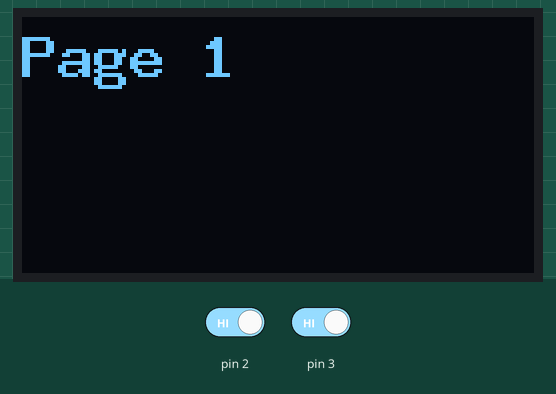
Bench run of a sketch on a simulated Arduino Uno, built with avr-gcc and run on an emulated ATmega328P. Shown: 128×64 one-colour display. The test bench sets the inputs (shaded band); at power-on: pin 2 HIGH, pin 3 HIGH.

Above: at 3.0 s.
3.1 s: pin 2 driven LOW
At 4.2 s:
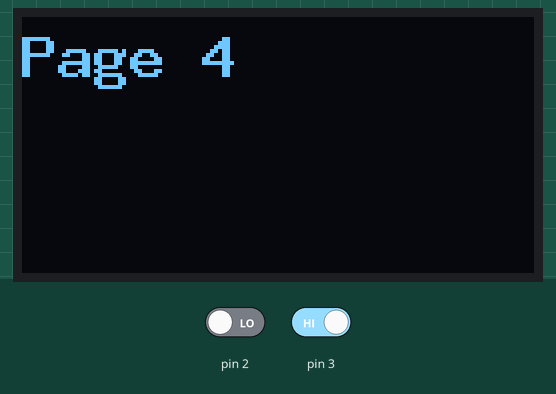
At 5.9 s:
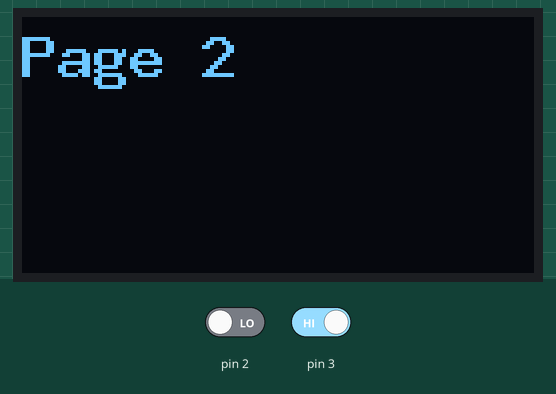
6.0 s: pin 3 driven LOW
Timing chart, 0 to 9.0 s (numbered marks = the images above; inputs shaded):
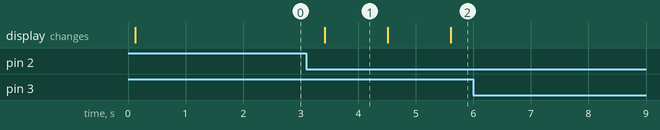

Measured:
- after the input at 3.1 s, the display: changes after 0.32 s (image 1)
- after the input at 6.0 s, every drawn part: stays the same
- what the display in image 1 shows lasts 1.1 s, from 3.4 s to 4.5 s

The sketch:

OLED_page_change_test.ino
```cpp
#include <Arduino.h>
#include <SPI.h> //Library for SPI protocol
#include <U8g2lib.h> //Lobrary for drawing on OLED

U8G2_SSD1309_128X64_NONAME0_1_4W_SW_SPI u8g2(U8G2_R0, /*clock*/ 13, /*data*/ 11, /*cs*/ 10, /*dc*/ 9, /*reset*/ 8);

int btn1;
int btn2;
int pageNum=1;

void setup() {
  // put your setup code here, to run once:
  Serial.begin(9600);

  pinMode(2, INPUT);
  pinMode(3, INPUT);

  u8g2.begin();
  u8g2.enableUTF8Print();
  u8g2.setFont(u8g2_font_9x15B_tf);
}

void loop() {
  // put your main code here, to run repeatedly:
 btn1 = digitalRead(2);
 btn2 = digitalRead(3);

 if(btn2==LOW) {
   pageNum++;
   if(pageNum == 5){
     pageNum = 1;
   }
   if(pageNum == 0) {
     pageNum = 4;
   }
 }

 if(btn1==LOW) {
   pageNum--;
   if(pageNum == 5){
     pageNum = 1;
   }
   if(pageNum == 0) {
     pageNum = 4;
   }
 }

 switch(pageNum) {
   case 1:
     u8g2.firstPage();
     do {
      u8g2.setCursor(0, 15);
      u8g2.print("Page 1");
     } while(u8g2.nextPage());
     delay(1000);
     break;
   case 2:
     u8g2.firstPage();
     do {
      u8g2.setCursor(0, 15);
      u8g2.print("Page 2");
     } while(u8g2.nextPage());
     delay(1000);
     break;
   case 3:
     u8g2.firstPage();
     do {
      u8g2.setCursor(0, 15);
      u8g2.print("Page 3");
     } while(u8g2.nextPage());
     delay(1000);
     break;
   case 4:
     u8g2.firstPage();
     do {
      u8g2.setCursor(0, 15);
      u8g2.print("Page 4");
     } while(u8g2.nextPage());
     delay(1000);
     break;
 }
}
```
